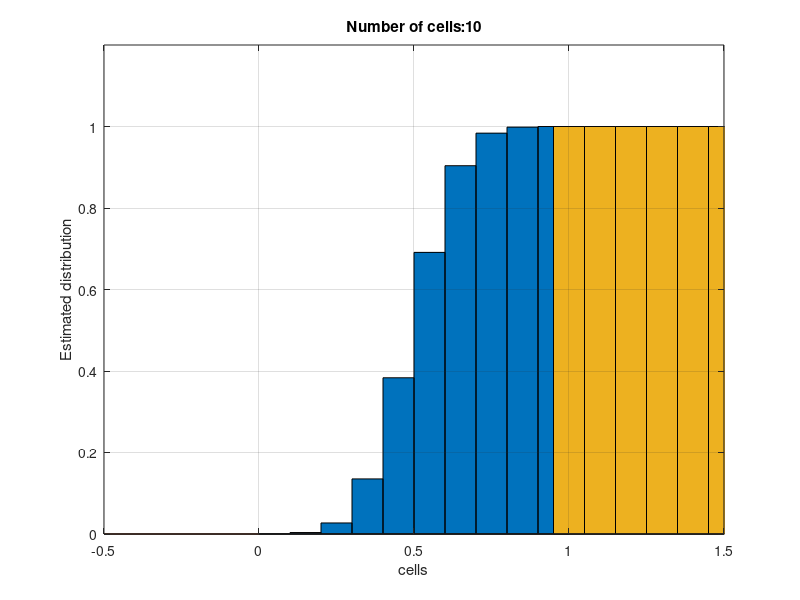
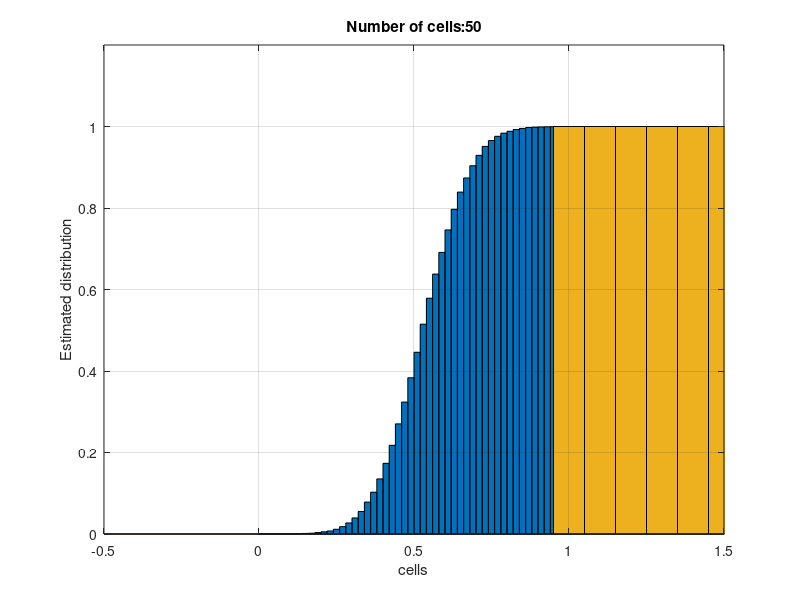

The MATLAB script that drew these images, in order:
%% CHAPTER 2: RANDOM VARIABLE
%% Section 2.4.2. Distribution Function
%%%%%%%%%%%%%%%%%%%%%%%%%%%%%%%%%%%%%%%%%%%%%%%%%%%%%%%%%%%%%%%%%%%%%%%%%%%%%%%
%% MATLAB PROGRAM: Distribution.m
%% This program estimates the distribution of uniform r.v. in [0,1]
%%%%%%%%%%%%%%%%%%%%%%%%%%%%%%%%%%%%%%%%%%%%%%%%%%%%%%%%%%%%%%%%%%%%%%%%%%%%%%%% 
%% Book: Random Variables and Processes Primer with MATLAB
%%
%% Author: Gordana Jovanovic Dolecek
 %%%%%%%%%%%%%%%%%%%%%%%%%%%%%%%%%%%%%%%%%%%%%%%%%%%%%%%%%%%%%%%%%%%%%%%%%%%%%%%
% Generation of uniform random variable in [0,1]
N=10000; % Number of values
X=randn(1,N);

% PDF
NN=10; % Number of cells

H=hist(X,NN);
delta=1/NN;
PDF=H/(N*delta);

% Distribution
D=cumsum(PDF)*.1;
x=[.05:.1:1];
bar(x,D,1)
grid
axis([-.5,1.5,0,1.2])
hold on, plot([-.5 0],[0,0])
hold on,bar([1:.1:1.5],[1,1,1,1,1,1],1)
xlabel('cells')
ylabel('Estimated distribution')
title('Number of cells:10')

hold off
NN=50; %Number of cells
H=hist(X,NN);
delta=1/NN;
PDF=H/(N*delta);
D=cumsum(PDF)*delta;
x=[delta/2:delta:1];
figure
bar(x,D,1)
grid
axis([-.5,1.5,0,1.2])
hold on, plot([-.5 0],[0,0])
hold on,bar([1:.1:1.5],[1,1,1,1,1,1],1)
xlabel('cells')
ylabel('Estimated distribution')
title('Number of cells:50')